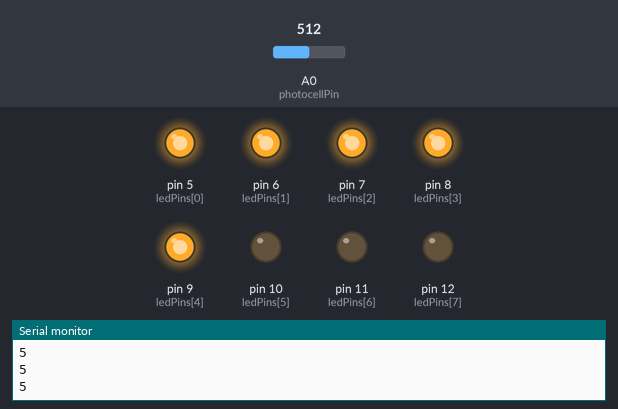
A sketch run on a simulated Arduino Uno, built with avr-gcc and run on an emulated ATmega328P. On the bench: output pins drawn as LEDs (lit = HIGH), the last lines printed to the serial monitor. The inputs (shaded band) are chosen by the test bench; at power-on: A0 (photocellPin) = 512.

Above: at 1.3 s.
1.4 s: A0 (photocellPin) set to 553
3.2 s: A0 (photocellPin) set to 578
At 4.5 s:
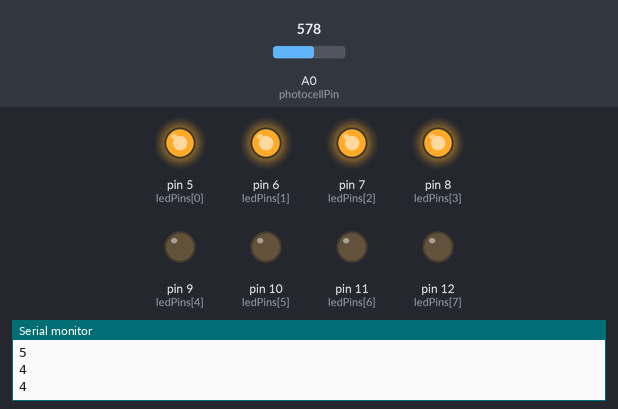
5.6 s: A0 (photocellPin) set to 663
7.3 s: A0 (photocellPin) set to 695
At 8.7 s:
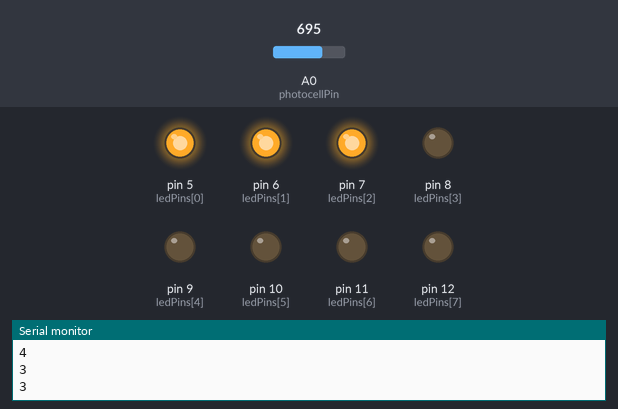
9.7 s: A0 (photocellPin) set to 774
11.5 s: A0 (photocellPin) set to 807
At 12.9 s:
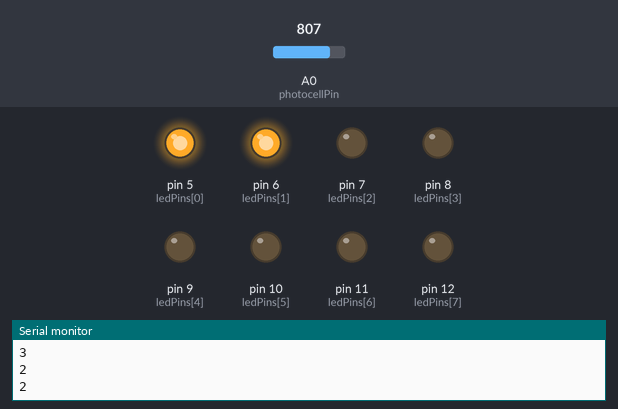
Timing chart, 0 to 14.5 s (numbered marks = the images above; inputs shaded):
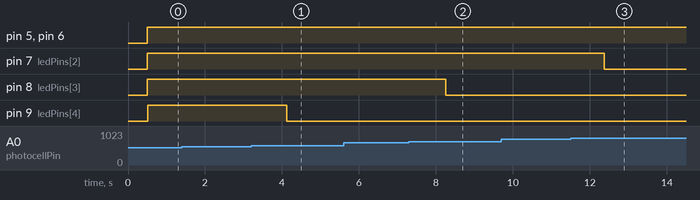

Measured:
- the behaviour switches between 561 and 562 on A0 (photocellPin) (found by bisection; images 0 and 1)
- the behaviour switches between 676 and 677 on A0 (photocellPin) (found by bisection; images 1 and 2)
- the behaviour switches between 792 and 793 on A0 (photocellPin) (found by bisection; images 2 and 3)
- after the input at 3.2 s, pin 9 (ledPins[4]): HIGH → LOW after 0.92 s
- after the input at 7.3 s, pin 8 (ledPins[3]): HIGH → LOW after 0.95 s
- after the input at 11.5 s, pin 7 (ledPins[2]): HIGH → LOW after 0.88 s

The sketch:

photo_res_sun.ino
```cpp
const int NbrLEDs = 8;
const int ledPins[] = {5,6,7,8,9,10,11,12};
const int photocellPin = A0;
int sensorValue = 0;
int ledLevel = 0;

void setup() {
  // put your setup code here, to run once:
for(int led = 0; led< NbrLEDs;led++)
{
  pinMode(ledPins[led],OUTPUT);
  }
Serial.begin(9600);
}

void loop() {
  // put your main code here, to run repeatedly:
sensorValue = analogRead(photocellPin);
//sensorValue = constrain(sensorValue,300,1023);
ledLevel = map(sensorValue,100,1023,NbrLEDs,0);
Serial.println(ledLevel);
delay(500);
for(int led = 0; led < NbrLEDs; led++){
  if(led < ledLevel)
  {
  digitalWrite(ledPins[led],HIGH);
  delay(2);
  }
  else
  {
    digitalWrite(ledPins[led],LOW);
      delay(2);
    }
}
}
```
